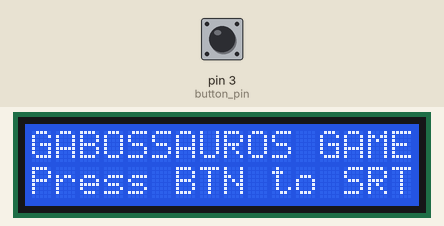
Recording of a sketch running on a simulated Arduino Uno, built with avr-gcc and run on an emulated ATmega328P. On the bench: 16×2 character LCD. Inputs (shaded band) come from the test bench; at power-on: pin 3 (button_pin) HIGH. What the sketch prints to the serial monitor is not drawn.

Above: at 0.9 s.
1.0 s: pin 3 (button_pin) pulled LOW for 0.15 s
At 1.06 s:
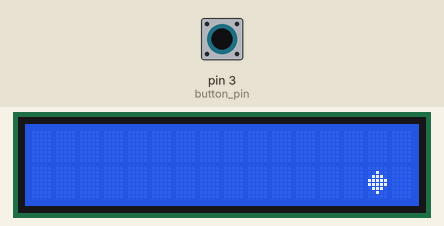
2.8 s: pin 3 (button_pin) pulled LOW for 1 s
At 2.89 s:
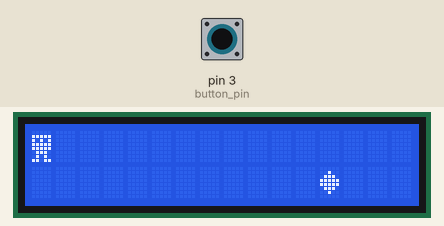
6.8 s: pin 3 (button_pin) pulled LOW for 3.2 s
At 6.98 s:
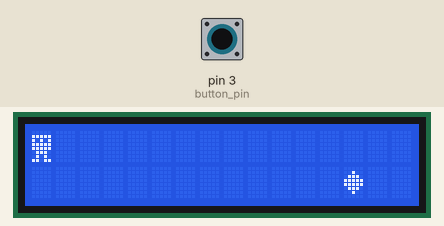

The sketch:

gaming.ino
```cpp
#include <LiquidCrystal_I2C.h>

#define button_pin 3
int lifeRemaining = 3;
bool isJumping, isOver, isStarted;
int startTime = millis();

LiquidCrystal_I2C lcd(0x27,16,2);

byte mainChar[] = {
  B00000,
  B11111,
  B10101,
  B11111,
  B11111,
  B01110,
  B01010,
  B11011
};


byte obstaculesChar[] = {
  B00000,
  B00100,
  B01110,
  B11111,
  B11111,
  B01110,
  B00100,
  B00000
};


byte extraLifeChar[] = {
  B00000,
  B00000,
  B01010,
  B11111,
  B11111,
  B01110,
  B00100,
  B00000
};

void setup()
{
  Serial.begin(115200);
  pinMode(button_pin, INPUT_PULLUP);
  lcd.init();
  lcd.createChar(1, mainChar);
  lcd.createChar(2, obstaculesChar);
  lcd.backlight();
  startMenu();
}


void loop()
{


  backgroundObstacules();


}

void backgroundObstacules(){
  for(byte i = 14; i > -1; i--){

      Serial.println(i);


      //obstacules

      lcd.setCursor(i,1);
      lcd.write(2);
      delay(100);
      lcd.setCursor(i,1);
      lcd.print(" ");

      int readingButton = digitalRead(button_pin);

      //Serial.println(readingButton);

      //jumping

      if(readingButton == 0){
        lcd.setCursor(0,0);
        lcd.write(1);
        lcd.setCursor(0,1);
        lcd.print(" ");
        isJumping = true;

      //if isnt jumping
      }else if(readingButton == 1){
        lcd.setCursor(0,0);
        lcd.print(" ");
        lcd.setCursor(0,1);
        lcd.write(1);
        isJumping = false;

      }

    //fixing the number bug, that goes to 255 after first cicle
    if(i == 0){
      if(isJumping == false){
        Serial.println("atingido!");
        lifeRemaining--;
        if(lifeRemaining == 0){
          quitGame();
        }
      }
      i = i + 15;

    }

  }
}

void startMenu(){

  isStarted = true;
  while(isStarted == true){
    lcd.setCursor(0,0);
    lcd.print("GABOSSAUROS GAME");
    lcd.setCursor(0,1);
    lcd.print("Press BTN to SRT");

    int readingButtonStart = digitalRead(button_pin);

    if(readingButtonStart == 0){
      lcd.clear();
      isStarted=false;

    }
  }

}


void quitGame(){


  Serial.println(" ");
  lcd.clear();
  isOver = true;
  while(isOver == true){

    lcd.setCursor(3,0);
    lcd.print("GAME OVER");

    int readingButtonOver = digitalRead(button_pin);

    Serial.println(readingButtonOver);

    lcd.setCursor(0,1);
    lcd.print("PRESS BT to RST");

    if(readingButtonOver == 0){
      lcd.clear();
      Serial.println("reseting");
      isOver=false;
      lifeRemaining = 3;
    }
  }

}
```

Measured:
- after the input at 1.0 s, the display: changes at once (image 1)
- after the input at 6.8 s, the display: first changes at once (image 3 shows a later state)
